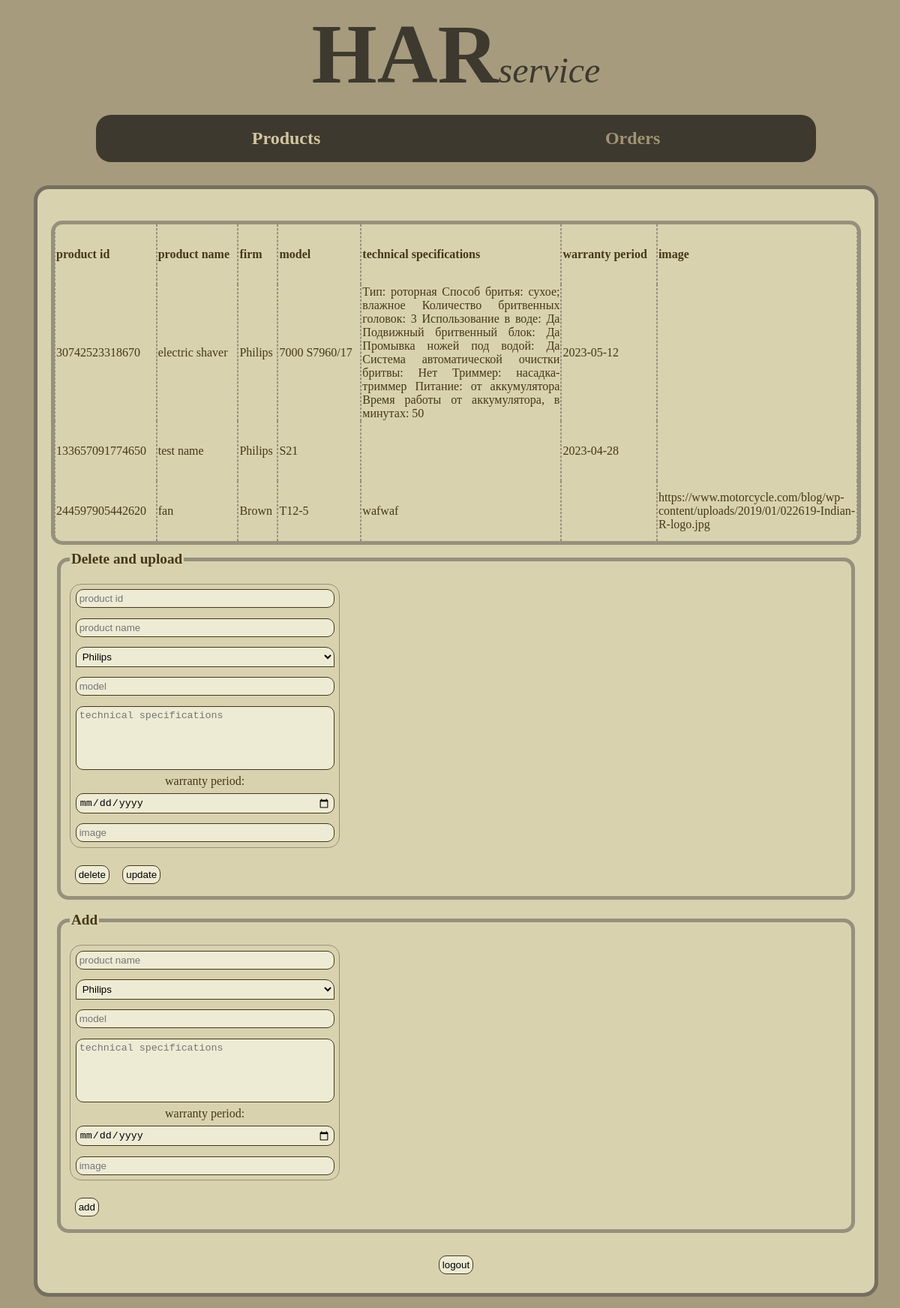
The page /Products (signed in) on the database its author committed.
### tables this page shows
CREATE TABLE "Products" (
	"product_id"	INTEGER NOT NULL UNIQUE,
	"product_name"	TEXT NOT NULL,
	"firm"	TEXT NOT NULL,
	"model"	TEXT NOT NULL,
	"technical_specifications"	TEXT,
	"warranty_period"	TEXT,
	"image"	TEXT,
	PRIMARY KEY("product_id")
);

### Back_flask.py (the view, shortened to what this page needs)
@app.route("/Products", methods = ["POST", "GET"])
def Products():
    if "Logged" not in session:
        return redirect(url_for("login"))
    if session["Logged"] != "manager" and session["Logged"] != "admin":
        session.pop("Logged")
        return redirect(url_for("login"))
    return render_template("Products.html", title = "Products", user = session["Logged"], table = repos.Products_showAll())

### DB/repos.py (called while the page is built)
def Products_showAll():
    con = sqlite3.connect("DB/HAR_DB.db")
    c = con.cursor()
    allProducts = c.execute("SELECT * FROM Products").fetchall()
    c.close()
    con.close()
    return allProducts

### templates/Products.html (shortened to what this page needs)
{% extends "base.html" %}
{% block header %}
{{super()}}
{% endblock %}
{% block navigation %}
    {{super()}}
{% endblock %}
{% block content %}
    <div class="information_content">
        <table class="filling_0">
            <thead>
                <tr>
                    <th>product id</th>
                    <th>product name</th>
                    <th>firm</th>
                    <th>model</th>
                    <th>technical specifications</th>
                    <th>warranty period</th>
                    <th>image</th>
                </tr>
            </thead>
            <tbody>
                {% for row in table -%}
                <tr>
                    {% for item in row -%}
                    <td>{{item}}</td>
                    {% endfor -%}
                </tr>
                {% endfor -%}
            </tbody>
        </table>
        {% if user == "manager" -%}
            <fieldset class="action">
                <legend>Delete and upload</legend>
                <form action="/Products?operation=deleteOrUpdate" method="POST">
                    <div>
                        <p class="filling_input_0 last">
                            <input class="n_0" type="number" placeholder="product id" name="product_id" readonly>
                            <input class="n_1" type="text" placeholder="product name" name="product_name">
                            <select class="n_2" name="firm" title="firm">
                                <option>Philips</option>
                            </select>
                            <input class="n_3" type="text" placeholder="model" name="model">
                            <textarea class="n_4" placeholder="technical specifications" name="technical_specifications" rows="5" cols="40"></textarea>
                            <label for="warranty_period">warranty period:</label><input class="n_5" type="date" placeholder="warranty period" name="warranty_period">
                            <input class="n_6" type="text" placeholder="image" name="image">
                        </p>
                    </div>
                        <input type="submit" name="delete" value="delete">
                        <input type="submit" name="update" value="update">
                </form>
            </fieldset>
        {% endif -%}
        {% if user == "manager" -%}
            <fieldset class="action">
                <legend>Add</legend>
                <form action="/Products?operation=add" method="POST">
                    <div>
                        <p class="group_adding last">
                            <input type="text" placeholder="product name" name="product_name">
                            <select name="firm" title="firm">
                                <option>Philips</option>
                            </select>
                            <input type="text" placeholder="model" name="model">
                            <textarea placeholder="technical specifications" name="technical_specifications"  rows="5" cols="40"></textarea>
                            <label>warranty period:</label>
                            <input type="date" placeholder="warranty period" name="warranty_period">
                            <input type="text" placeholder="image" name="image">
                        </p>
                    </div>
                    <input type="submit" name="add" value="add">
                </form>
            </fieldset>
        {% endif -%}
        <form action="/?operation=logout" method="POST"  class="logout">
            <input type="submit" value="logout">
        </form>
    </div>
{% endblock %}

### static/css/style.css (style rules this page uses)
body { background-color: #A69B7C; width: 100%; height: 100vh; color: #443819; min-height: 20px; }
input, textarea, button, select { background-color: #eeebd4; margin: 0.5em; border-radius: 10px; padding: 0.3em; border: #443819 solid thin; }
textarea { resize: none; }
select { border-radius: 12px 12px 0 0; }
.information_content { border: #746f60 thick solid; display: flex; flex-direction: column; width: 90%; min-height: 100%; margin: 15px auto; background-color: #D9D2AE; padding: 1.5vw; border-radius: 20px; }
.information_content table { width: 100%; word-break: normal; text-align: justify; border: #96907e thick solid; border-radius: 15px; border-spacing: 0; }
.information_content table td, .information_content table th { border-left: #96907e thin dashed; border-right: #96907e thin dashed; overflow: hidden; max-width: 15em; }
.information_content table tr { max-height: 30em; min-height: 30em; height: 5em; }
.action { border: #96907e thick solid; max-width: 100%; border-radius: 15px; margin: 0.5em; }
legend { font-weight: bold; font-size: 1.2em; }
.action p { max-width: 100%; display: inline-flex; flex-wrap: wrap; flex-direction: column; text-align: center; border: #96907e thin solid; border-radius: 15px; }
.information_content > .logout { text-align: center; margin-top: 2vh; }

### rows shown on the page
Products: product_id "30742523318670", product_name "electric shaver", firm "Philips", model "7000 S7960/17", technical_specifications "Тип: роторная Способ бритья: сухое; влажное Количество бритвенных головок: 3 Использование в воде: Да Подвижный бритвенный блок: Да Промывка ножей под водой: Да Система автоматической очистки бритвы: Нет Триммер: насадка-триммер Питание: от аккумулятора Время работы от аккумулятора, в минутах: 50", warranty_period "2023-05-12"
Products: product_id "133657091774650", product_name "test name", firm "Philips", model "S21", warranty_period "2023-04-28"
Products: product_id "244597905442620", product_name "fan", firm "Brown", model "T12-5", technical_specifications "wafwaf", image "https://www.motorcycle.com/blog/wp-content/uploads/2019/01/022619-Indian-R-logo.jpg"
